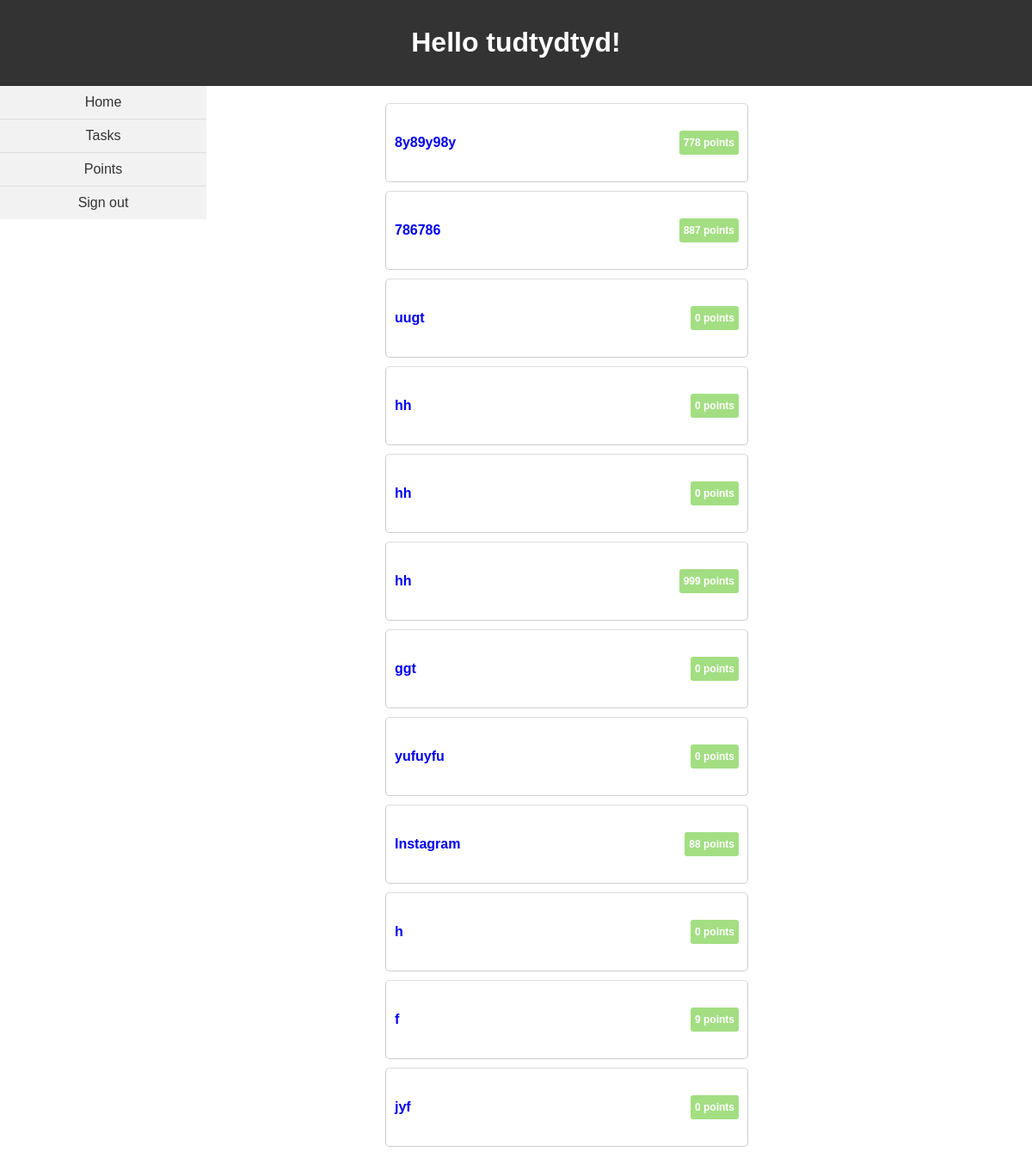
The app's page / (signed in) with its own data.
### myapp/models.py (models this page shows)
class App(models.Model):
    name = models.CharField(max_length=100)
    points = models.IntegerField()

### myapp/views.py (the view)
# urls.py: path('', views.user ),
def user(request):
    apps = App.objects.all()
    return render(request, 'user.html', {'apps': apps})

### templates/user.html (shortened to what this page needs)
<!DOCTYPE html>
<html>
<head>
</head>
<body>
    {% if user.is_authenticated %}
    <div class="header">
        <h1>Hello {{ user.username }}!</h1>
      </div>
      <div class="left-panel">
        <ul>
          <li><a href="{% url 'home' %}">Home</a></li>
          <li><a href="{% url 'task' %}">Tasks</a></li>
          <li><a href="{% url 'points' %}">Points</a></li>
          <li><a href="{% url 'logout' %}">Sign out</a></li>
        </ul>
      </div>
      <div class="content">
      <div class="content">
        <ul class="app-list">
          {% for app in apps %}
          <a href="{% url 'my_view' href_value=app.name %}" class="hmm">
              <li>
                  <span>{{ app.name }}</span>
                  <span class="points">{{ app.points }} points</span>
                </li>
          </a>
          {% empty %}
          <li>No apps found.</li>
          {% endfor %}
        </ul>
      </div>
    {%else%}
	<h1 class="login">Login or Sign Up</h1>
	<div class="container">
		<a href="login"><button class="login-btn">Login</button></a>
        <a href="signup"><button class="signup-btn">Sign Up</button></a>
	</div>
    {%endif%}
    </div>
</body>
</html>

### templates/user.html (style rules this page uses)
body { font-family: Arial, sans-serif; margin: 0; padding: 0; }
.header { background-color: #333; color: #fff; padding: 10px; text-align: center; }
.left-panel { background-color: #f2f2f2; float: left; height: 100%; width: 20%; }
.left-panel ul { list-style-type: none; margin: 0; padding: 0; }
.left-panel li { border-top: 1px solid #ddd; padding: 10px; text-align: center; }
.left-panel li:first-child { border-top: none; }
.left-panel a { color: #333; text-decoration: none; }
.content { margin-left: 20%; padding: 10px; }
.app-list { list-style-type: none; margin: 0; padding: 0; }
.app-list li { display: flex; justify-content: space-between; align-items: center; border: 1px solid #ccc; border-radius: 5px; margin-bottom: 10px; padding: 10px; transition: all 0.2s ease; border-top: 1px solid #ddd; padding: 31px 10px; line-height: 1.5; width: 400px; }
.app-list li span { font-weight: bold; }
.app-list li .points { background-color: #a3de83; color: #fff; padding: 5px; border-radius: 3px; font-size: 12px; }
.hmm { text-decoration: none; }

### records on screen
App: name "8y89y98y", points "778"
App: name "786786", points "887"
App: name "uugt", points "0"
App: name "hh", points "0"
App: name "hh", points "0"
App: name "hh", points "999"
App: name "ggt", points "0"
App: name "yufuyfu", points "0"
App: name "Instagram", points "88"
App: name "h", points "0"
App: name "f", points "9"
App: name "jyf", points "0"

### other values on screen
{{ user.username }} "tudtydtyd"
